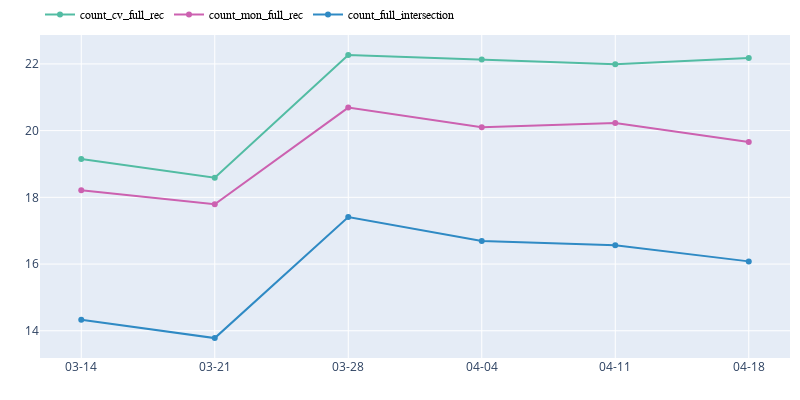

The notebook cell saved with this chart:
### Code cell
fig = px.line(pivot_days.sort_values(by='dt_create'),
              x=pivot_days.sort_values(by='dt_create').dt_create.unique().tolist(),
              y=['count_cv_full_rec', "count_mon_full_rec",
                  'count_full_intersection'],
              title='',
              labels=None,
              color_discrete_sequence=[px.colors.qualitative.Vivid[2], px.colors.qualitative.Vivid[4], px.colors.qualitative.Vivid[7]],
              width=800,
              height=400)

fig.update_yaxes(visible=True, showticklabels=True, title='')
fig.update_xaxes(type='category', fixedrange=False,
                 showspikes=True, showticklabels=True, title='')
fig.update_traces(
    mode="markers+lines", 
    hovertemplate=None,
    textposition='top center',
)
fig.update_layout(
    hovermode="x unified", 
    hoverlabel=dict(
        namelength=-1,
        bordercolor="White"), 
    margin=dict(l=10, r=10, t=20, b=0),
    legend=dict(
        orientation="h",
        yanchor="bottom",
        y=1.02,
        xanchor="left",
        x=0,
    title='',
    title_font_family="Verdana",
    font=dict(
        family="Sans-serif",
        size=12,
        color="black"
        ),
    bordercolor="Black",
    borderwidth=None
)
)
fig.show()

### Figure 1 — Plotly figure (JSON) as saved in the notebook; plotly's stock layout.template omitted (floating-point values rounded to 4 significant figures)
{"data": [{"legendgroup": "count_cv_full_rec", "line": {"color": "rgb(82, 188, 163)", "dash": "solid"}, "marker": {"symbol": "circle"}, "mode": "markers+lines", "name": "count_cv_full_rec", "orientation": "v", "showlegend": true, "textposition": "top center", "type": "scatter", "x": ["03-14", "03-21", "03-28", "04-04", "04-11", "04-18"], "xaxis": "x", "y": [19.15, 18.59, 22.27, 22.13, 21.99, 22.18], "yaxis": "y"}, {"legendgroup": "count_mon_full_rec", "line": {"color": "rgb(204, 97, 176)", "dash": "solid"}, "marker": {"symbol": "circle"}, "mode": "markers+lines", "name": "count_mon_full_rec", "orientation": "v", "showlegend": true, "textposition": "top center", "type": "scatter", "x": ["03-14", "03-21", "03-28", "04-04", "04-11", "04-18"], "xaxis": "x", "y": [18.21, 17.79, 20.69, 20.1, 20.23, 19.66], "yaxis": "y"}, {"legendgroup": "count_full_intersection", "line": {"color": "rgb(47, 138, 196)", "dash": "solid"}, "marker": {"symbol": "circle"}, "mode": "markers+lines", "name": "count_full_intersection", "orientation": "v", "showlegend": true, "textposition": "top center", "type": "scatter", "x": ["03-14", "03-21", "03-28", "04-04", "04-11", "04-18"], "xaxis": "x", "y": [14.33, 13.78, 17.41, 16.69, 16.56, 16.08], "yaxis": "y"}], "layout": {"height": 400, "hoverlabel": {"bordercolor": "White", "namelength": -1}, "hovermode": "x unified", "legend": {"bordercolor": "Black", "font": {"color": "black", "family": "Sans-serif", "size": 12}, "orientation": "h", "title": {"font": {"family": "Verdana"}, "text": ""}, "tracegroupgap": 0, "x": 0, "xanchor": "left", "y": 1.02, "yanchor": "bottom"}, "margin": {"b": 0, "l": 10, "r": 10, "t": 20}, "width": 800, "xaxis": {"anchor": "y", "domain": [0, 1], "fixedrange": false, "showspikes": true, "showticklabels": true, "title": {"text": ""}, "type": "category"}, "yaxis": {"anchor": "x", "domain": [0, 1], "showticklabels": true, "title": {"text": ""}, "visible": true}}}
